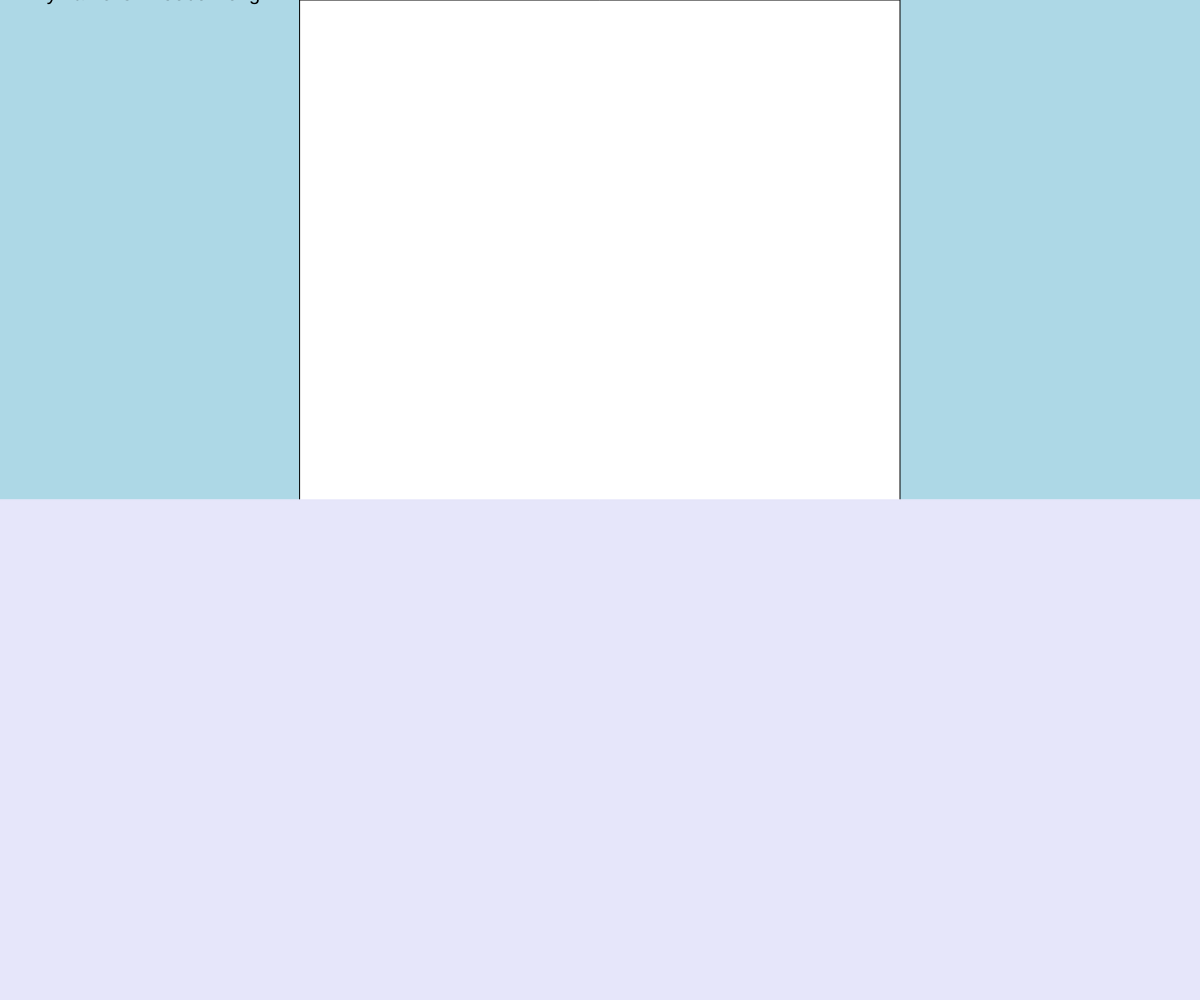
Frame 1 (no input)
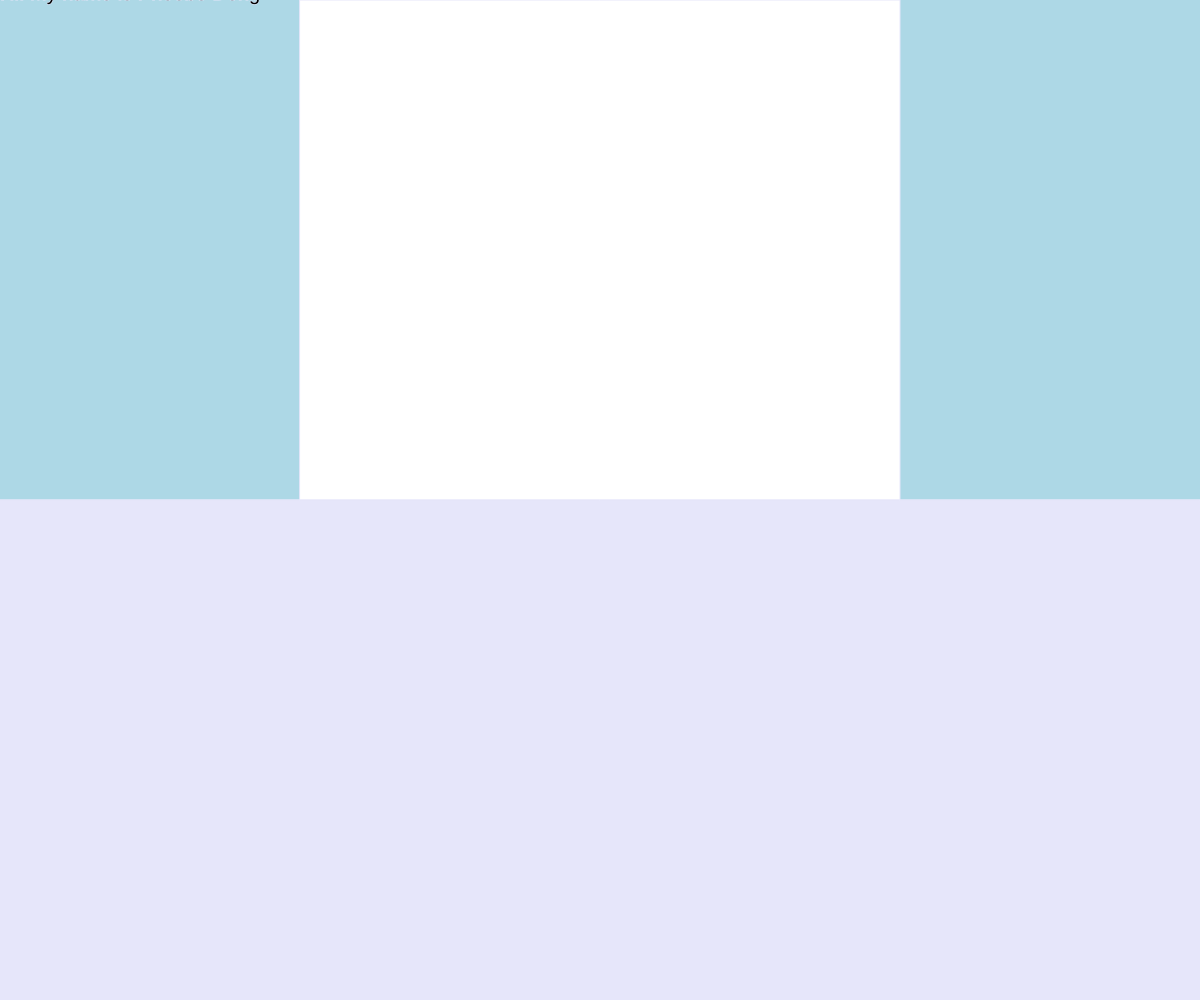
Frame 60 (no input)
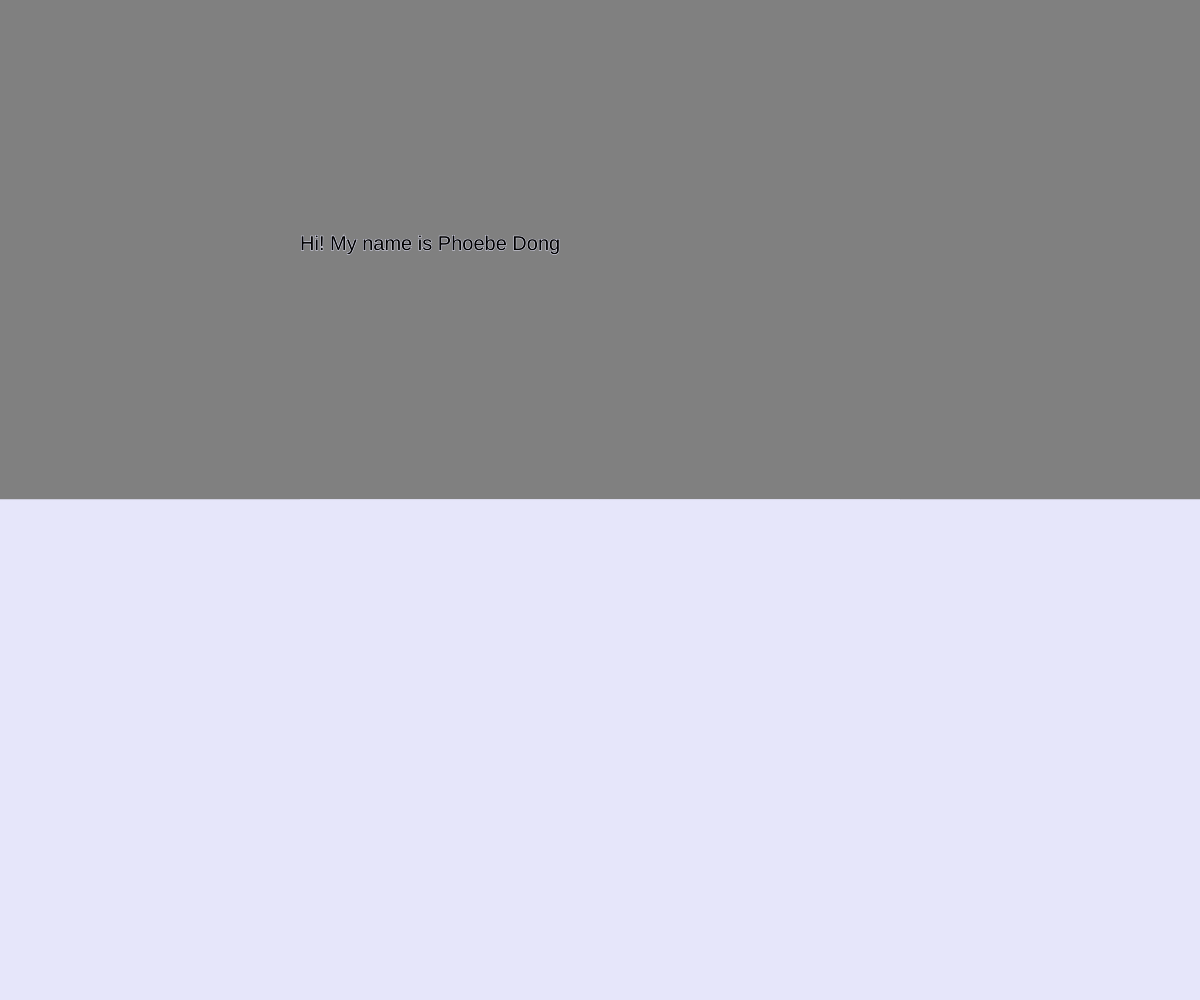
Frame 120 (the mouse pressed at the canvas centre since frame 60)

The p5.js sketch that drew these frames (run headless with seeded random() and noise() and a simulated clock; from frame 60 on, the mouse is pressed at the canvas centre):

// p5.js sketch
// ── sketch.js
//custom variables for y-coordinate of sun & horizon
let shapeHeight;

let designWidth = 400;
let designHeight= 400;
let horizon ;
function setup() {
  createCanvas(windowWidth,windowHeight);
  horizon =height/2;
}

function draw() {

  //shape follows y-coordinate of mouse
  shapeHeight = mouseY;
  currentWidth = mouseX;

  //light blue background if the shape is above horizon

  //with if-else statement
  if (shapeHeight < horizon) {
    background("lightblue"); // blue if above horizon
    
  } else {
    background("grey"); // grey if below horizon
  }

  //sun
  fill("white");
  
  rect(width/4, shapeHeight, width/2);
  textSize(20);
  fill("black");
  text('Hi! My name is Phoebe Dong', currentWidth/2, shapeHeight/2);
  


  // draw line for horizon
  stroke('lavender');
  line(0,horizon,width,horizon);

  //grass

  fill("lavender");

  rect(0, horizon, width, height);

}



function windowResized() {
  resizeCanvas(windowWidth, windowHeight);
  horizon = height / 2; // recalc horizon after resize
}
